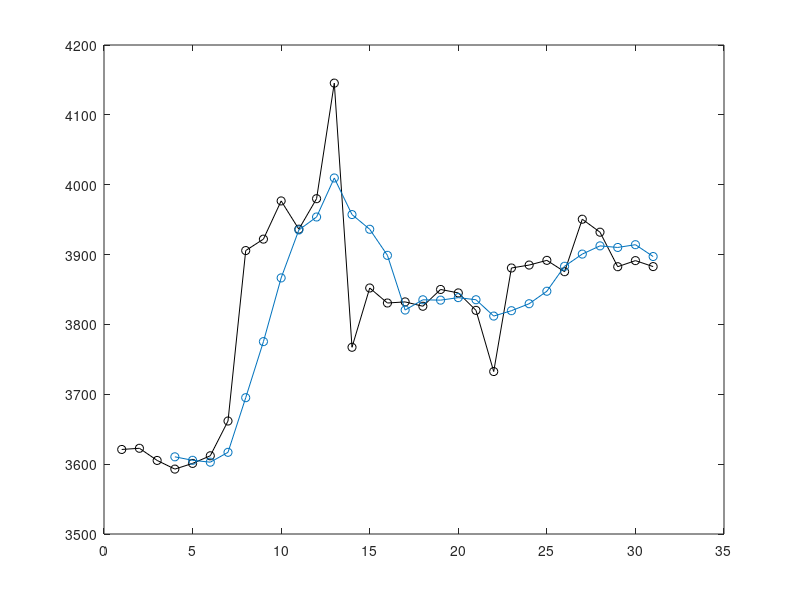

The MATLAB source for this figure: (Note: this script raises an error after producing the figure.)

      close all
      
%bc = webread('https://api.coindesk.com/v1/bpi/historical/close.json');
%data = jsondecode(bc);
load bitcoindata
v = struct2cell(data.bpi);
v = cat(1,v{:});
plot(v,'-ko')
for i = 4:31
    z(i) = (v(i) + v(i-1) + v(i-2) + v(i-3)) / 4;
end
z(1:3) = NaN;  % not a number
hold on, plot(z,'-o')
					
      if length(get(0,'children')) > 0
        set(gcf,'paperpos',[0 0 5 2.75])
        print -dsvg so_conv_bitcoin2.svg
      end
      
      
